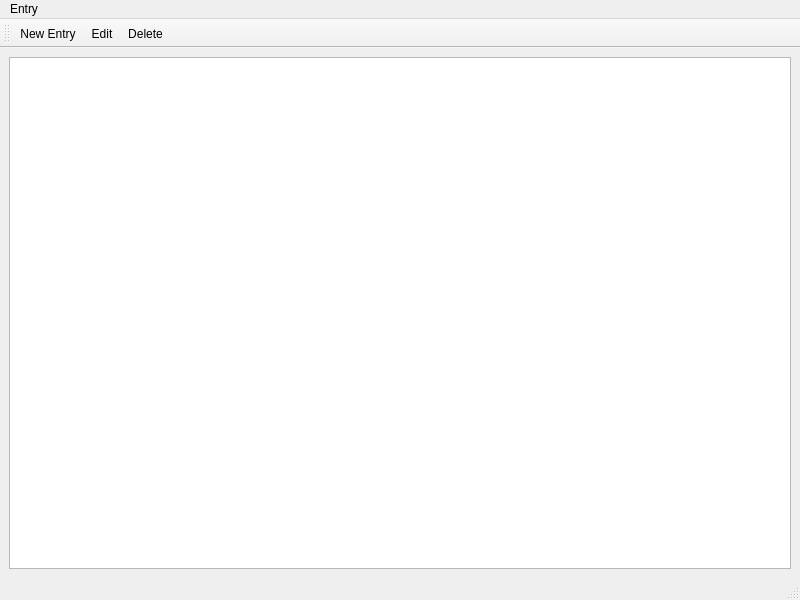
<?xml version="1.0" encoding="UTF-8"?>
<ui version="4.0">
 <class>MainWindow</class>
 <widget class="QMainWindow" name="MainWindow">
  <property name="geometry">
   <rect>
    <x>0</x>
    <y>0</y>
    <width>800</width>
    <height>600</height>
   </rect>
  </property>
  <property name="windowTitle">
   <string>Password Manager</string>
  </property>
  <widget class="QWidget" name="centralWidget">
   <layout class="QVBoxLayout" name="verticalLayout">
    <item>
     <widget class="QTableView" name="tableViewAccounts">
      <property name="alternatingRowColors">
       <bool>true</bool>
      </property>
      <property name="selectionMode">
       <enum>QAbstractItemView::SingleSelection</enum>
      </property>
      <property name="selectionBehavior">
       <enum>QAbstractItemView::SelectRows</enum>
      </property>
      <property name="showGrid">
       <bool>true</bool>
      </property>
     </widget>
    </item>
   </layout>
  </widget>
  <widget class="QMenuBar" name="menuBar">
   <property name="geometry">
    <rect>
     <x>0</x>
     <y>0</y>
     <width>800</width>
     <height>22</height>
    </rect>
   </property>
   <widget class="QMenu" name="menuEntry">
    <property name="title">
     <string>Entry</string>
    </property>
    <addaction name="actionNew"/>
    <addaction name="actionEdit"/>
    <addaction name="actionDelete"/>
   </widget>
   <addaction name="menuEntry"/>
  </widget>
  <widget class="QToolBar" name="mainToolBar">
   <property name="toolButtonStyle">
    <enum>Qt::ToolButtonTextBesideIcon</enum>
   </property>
   <addaction name="actionNew"/>
   <addaction name="actionEdit"/>
   <addaction name="actionDelete"/>
  </widget>
  <widget class="QStatusBar" name="statusBar"/>
  <action name="actionNew">
   <property name="text">
    <string>New Entry</string>
   </property>
   <property name="shortcut">
    <string>Ctrl+N</string>
   </property>
  </action>
  <action name="actionEdit">
   <property name="text">
    <string>Edit</string>
   </property>
   <property name="shortcut">
    <string>F2</string>
   </property>
  </action>
  <action name="actionDelete">
   <property name="text">
    <string>Delete</string>
   </property>
   <property name="shortcut">
    <string>Del</string>
   </property>
  </action>
  <action name="actionSave">
   <property name="text">
    <string>Save</string>
   </property>
   <property name="shortcut">
    <string>Ctrl+S</string>
   </property>
  </action>
 </widget>
 <resources/>
 <connections/>
</ui>
